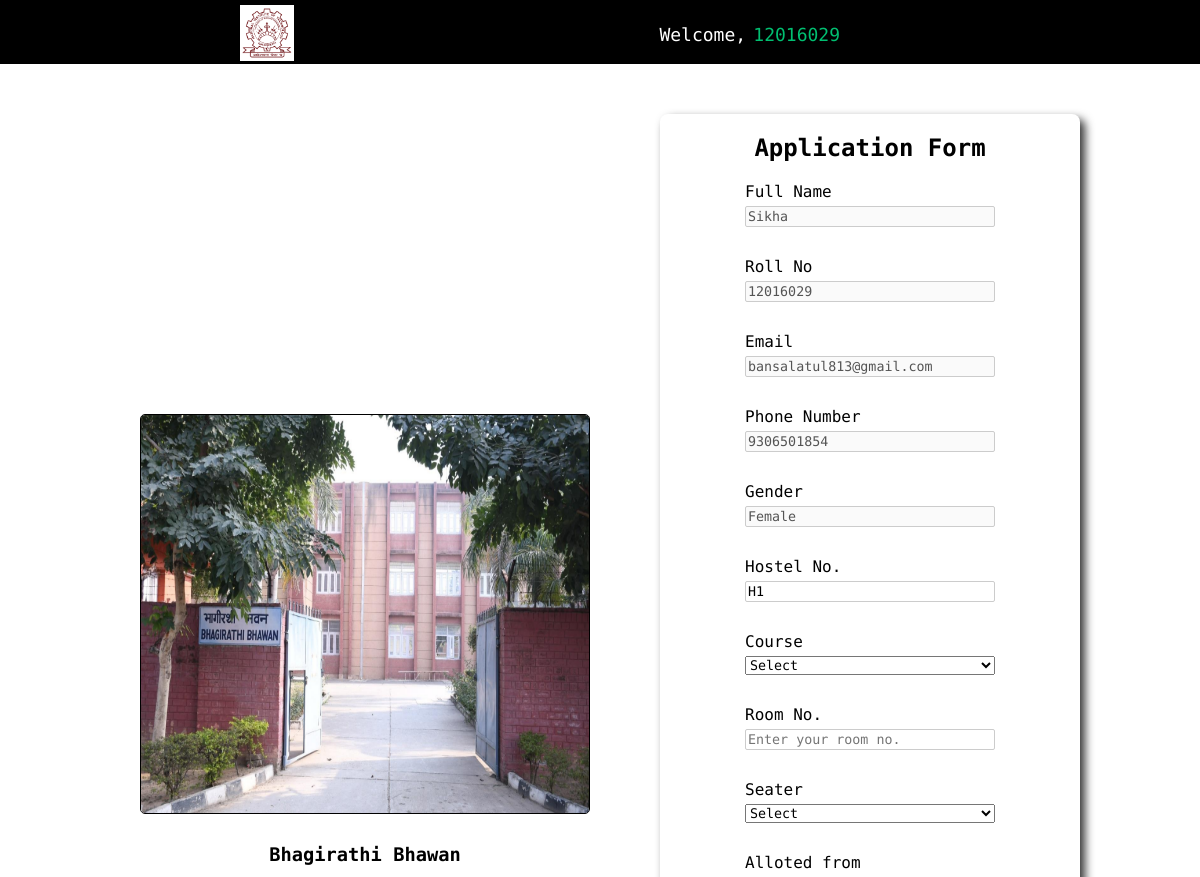
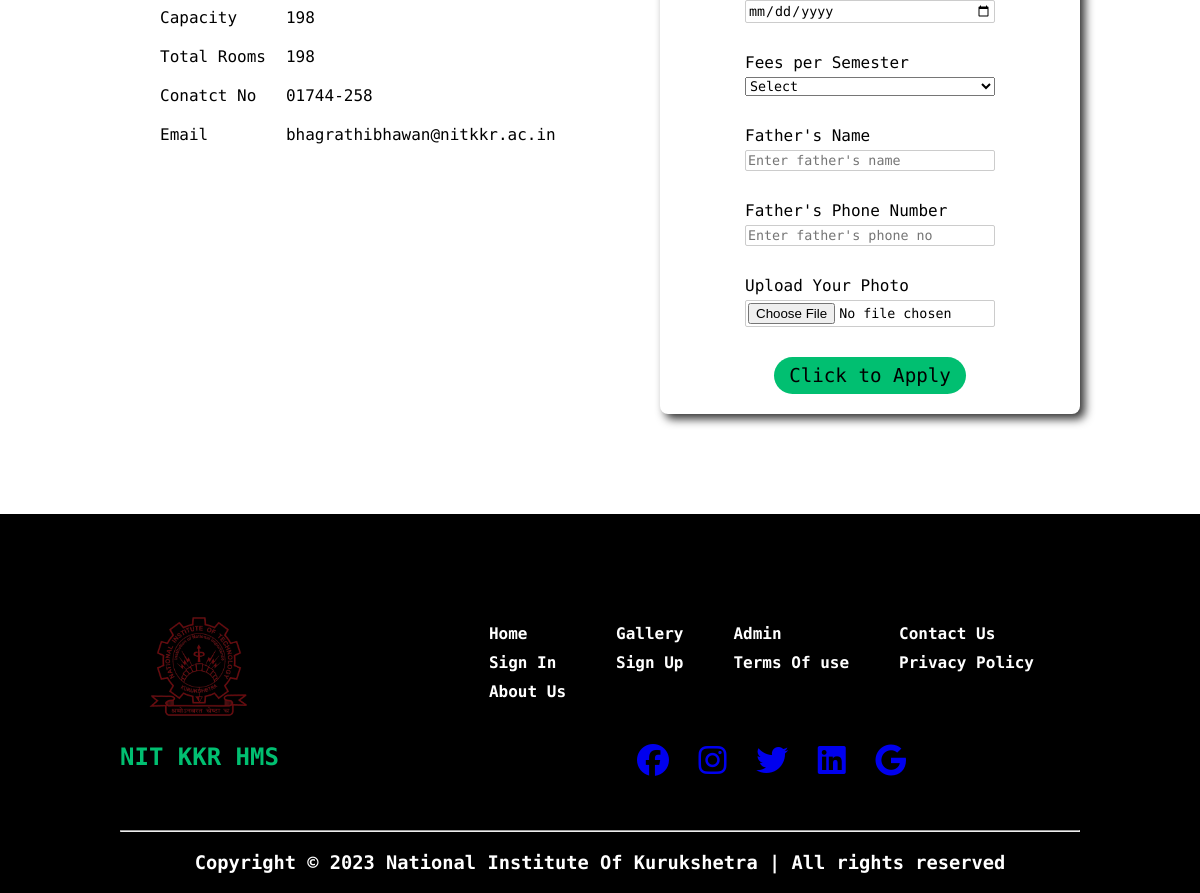
/hostel_detail.php?id=12016029&h_id=1, run on the app's committed database (2 pictures, top to bottom).
### tables this page shows
CREATE TABLE `fhostels` (
  `hostel_id` int(11) NOT NULL,
  `hostel_no` varchar(255) NOT NULL,
  `hostel_image` varchar(255) NOT NULL,
  `hostel_name` varchar(255) NOT NULL,
  `hostel_cap` int(11) NOT NULL,
  `hostel_trooms` int(11) NOT NULL,
  `hostel_contact` varchar(255) NOT NULL,
  `hostel_email` varchar(255) NOT NULL,
  `mess_menu` varchar(255) NOT NULL,
  `mess_bill` varchar(255) NOT NULL
);

CREATE TABLE `students` (
  `student_id` int(11) NOT NULL,
  `student_roll` int(11) NOT NULL,
  `student_name` varchar(255) NOT NULL,
  `student_email` varchar(255) NOT NULL,
  `student_phone` bigint(20) NOT NULL,
  `student_pass` varchar(255) NOT NULL,
  `hostel_no` varchar(255) NOT NULL,
  `room_no` varchar(255) NOT NULL,
  `course` varchar(255) NOT NULL,
  `room_seater` int(11) NOT NULL,
  `father_name` varchar(255) NOT NULL,
  `father_phoneno` bigint(20) NOT NULL,
  `your_photo` varchar(255) NOT NULL,
  `gender` varchar(255) NOT NULL,
  `allot_date` date NOT NULL DEFAULT current_timestamp(),
  `fees` int(11) NOT NULL
);

### hostel_detail.php (the view, shortened to what this page needs)
<?php
include 'partials/db_connect.php';
?>
<!DOCTYPE html>
<html lang="en">
<head>
    <link rel="stylesheet" href="css/about_hostel.css">
</head>
<body>
    <?php
    $rollno = $_GET['id'];
    $sql1 = "SELECT * FROM students WHERE student_roll=$rollno";
    $res1 = mysqli_query($conn, $sql1);
    if ($res1 == true) {
        $count1 = mysqli_num_rows($res1);
        if ($count1 == 1) {
            $rows = mysqli_fetch_assoc($res1);
            $student_name = $rows['student_name'];
            $student_email = $rows['student_email'];
            $student_phone = $rows['student_phone'];
            $gender = $rows['gender'];
        }
    }
    if ($gender == "Male") {
        $hostel_id = $_GET['h_id'];
        $sql = "SELECT * FROM mhostels WHERE hostel_id=$hostel_id";
        $res = mysqli_query($conn, $sql);
        if ($res == true) {
            $count = mysqli_num_rows($res);
            if ($count == 1) {
                $rows = mysqli_fetch_assoc($res);
                $hostel_name = $rows['hostel_name'];
                $hostel_image = $rows['hostel_image'];
                $hostel_capacity = $rows['hostel_cap'];
                $hostel_trooms = $rows['hostel_trooms'];
                $hostel_contact = $rows['hostel_contact'];
                $hostel_email = $rows['hostel_email'];
            }
        }
    } else {
        $hostel_id = $_GET['h_id'];
        $sql = "SELECT * FROM fhostels WHERE hostel_id=$hostel_id";
        $res = mysqli_query($conn, $sql);
        if ($res == true) {
            $count = mysqli_num_rows($res);
            if ($count == 1) {
                $rows = mysqli_fetch_assoc($res);
                $hostel_name = $rows['hostel_name'];
                $hostel_image = $rows['hostel_image'];
                $hostel_capacity = $rows['hostel_cap'];
                $hostel_trooms = $rows['hostel_trooms'];
                $hostel_contact = $rows['hostel_contact'];
                $hostel_email = $rows['hostel_email'];
            }
        }
    }
    ?>
    <div class="nav-content">
        <div class="wrapper">
            <div class="nav-align">
                <div class="nav-logo">
                    <a href=""><img src="image/logo.png" alt="NIT kkr Logo" style="background-color:white;"></a>
                </div>
                <div class="nav-links">
                    <ul class="text-center">
                        <li style="color:white;">Welcome,</li>
                        <li style="color:#01bf71;">
                            <?php echo $rollno; ?>
                        </li>
                    </ul>
                </div>
            </div>
        </div>
    </div>
    <div class="main-content">
        <div class="wrapper">
            <div class="details">
                <div class="photo">
                    <img src="image/Hostel/<?php echo $hostel_image ?>" alt="">
                    <h3>
                        <?php echo $hostel_name ?>
                    </h3>
                    <table style="border-spacing:20px; align-self:flex-start;">
                        <tr>
                            <td>Capacity</td>
                            <td>
                                <?php echo $hostel_capacity ?>
                            </td>
                        </tr>
                        <tr>
                            <td>Total Rooms</td>
                            <td>
                                <?php echo $hostel_trooms ?>
                            </td>
                        </tr>
                        <tr>
                            <td>Conatct No</td>
                            <td>
                                <?php echo $hostel_contact ?>
                            </td>
                        </tr>
                        <tr>
                            <td>Email</td>
                            <td>
                                <?php echo $hostel_email ?>
                            </td>
                        </tr>
                    </table>
                </div>
                <div class="form_detail">
                    <h2 class="text-center">Application Form</h2>
                    <form action="" method="post" enctype="multipart/form-data">
                        <div class="user-details">
                            <div class="input-box">
                                <span>Full Name</span>
                                <input name="name" type="text" value="<?php echo $student_name ?>" disabled>
                            </div>
                            <div class="input-box">
                                <span>Roll No</span>
                                <input type="text" value="<?php echo $rollno ?>" name="rollno" disabled>
                            </div>
                            <div class="input-box">
                                <span>Email</span>
                                <input type="text" value="<?php echo $student_email ?>" name="email" disabled>
                            </div>
                            <div class="input-box">
                                <span>Phone Number</span>
                                <input type="text" value="<?php echo $student_phone ?>" name="phoneno" disabled>
                            </div>
                            <div class="input-box">
                                <span>Gender</span>
                                <input type="text" value="<?php echo $gender ?>" name="gender" disabled>
                            </div>
                            <div class="input-box">
                                <span>Hostel No.</span>
                                <input type="text" value="H<?php echo $hostel_id ?>" required name="hostel_no">
                            </div>
                            <div class="input-box">
                                <span>Course</span>
                                <select name="course" id="course">
                                    <option value="Select">Select</option>
                                </select>
                            </div>
                            <div class="input-box">
                                <span>Room No.</span>
                                <input type="text" placeholder="Enter your room no." name="room_no" required>
                            </div>
                            <div class="input-box">
                                <span>Seater</span>
                                <select name="seater" id="seater">
                                    <option value="Select">Select</option>
                                </select>
                            </div>
                            <div class="input-box">
                                <span>Alloted from</span>
                                <input type="date" placeholder="" name="allot_date" required>
                            </div>
                            <div class="input-box">
                                <span>Fees per Semester</span>
                                <select name="fees" id="fees">
                                    <option value="Select">Select</option>
                                </select>
                            </div>
                            <div class="input-box">
                                <span>Father's Name</span>
                                <input type="text" placeholder="Enter father's name" name="father_name" required>
                            </div>
                            <div class="input-box">
                                <span>Father's Phone Number</span>
                                <input type="text" placeholder="Enter father's phone no" name="father_phoneno"
                                    pattern="[0-9]{10}" required>
                            </div>
                            <div class="input-box">
                                <span>Upload Your Photo</span>
                                <input type="file" name="your_photo" required>
                            </div>
                        </div>
                        <div class="text-center">
                            <input type="submit" value="Click to Apply" name="apply" class="button">
                        </div>
                    </form>
                </div>
            </div>
        </div>
    </div>
    <?php
    include 'partials/footer.php';
    ?>
</body>

### css/about_hostel.css (style rules this page uses)
* { padding: 0; margin: 0; box-sizing: border-box; font-family: "Encode Sans Expanded", sans-serif; }
body { height: 100vh; width: 100vw; overflow-x: hidden !important; }
.wrapper { width: 80%; margin: 0 auto; }
.text-center { text-align: center; }
.nav-content { min-height: 8vh; background-color: black; }
.nav-align { background-color: black; max-height: 8vh; display: flex; justify-content: space-between; gap: 20px; margin-left: 10vw; margin-right: 20vw; }
.nav-logo a img { height: 7vh; padding: 2px; margin-top: 0.6vh; }
.nav-links ul { display: flex; gap: 0.6vw; font-size: large; text-decoration: none; }
.nav-links ul li { margin-top: 3vh; }
.nav-links ul li { list-style-type: none; }
.main-content { background-color: white; padding-bottom: 100px; }
.details { display: flex; gap: 50px; justify-content: center; align-items: center; }
.photo { display: flex; flex-direction: column; align-items: center; padding: 20px; margin-top: 100px; }
.photo h3 { padding-top: 30px; }
.photo img { max-width: 450px; width: 80vw; height: 50vh; border-radius: 5px; border: 1px solid black; }
.form_detail { max-width: 1000px; width: 90vw; margin-top: 50px; background-color: white; padding: 20px; border-radius: 8px; box-shadow: 5px 5px 10px rgba(1, 1, 1, 0.8); }
.input-box { display: flex; flex-direction: column; gap: 5px; width: 250px; }
input { padding: 2px; border: 1px solid #ccc; border-radius: 2px; }
.user-details { margin-top: 20px; display: flex; flex-wrap: wrap; gap: 30px; justify-content: center; }
.button { margin-top: 30px; padding: 7px 15px; background-color: #01bf71; border: none; border-radius: 20px; font-size: larger; }

### data on the page
fhostels: hostel_image (picture), hostel_name "Bhagirathi Bhawan", hostel_cap "198", hostel_trooms "198", hostel_contact "01744-258", hostel_email "bhagrathibhawan@nitkkr.ac.in"
students: name "Sikha", email "bansalatul813@gmail.com", phoneno "9306501854", gender "Female"

### other printed values
$rollno "12016029"
